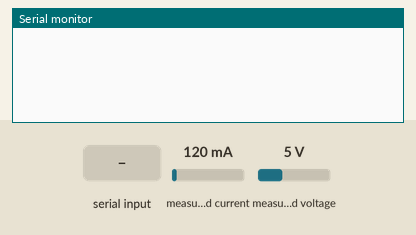
Recording of a program running on a simulated Arduino Nano, built with avr-gcc and run on an emulated ATmega328P. On the bench: the last lines printed to the serial monitor. Inputs (shaded band) come from the test bench; at power-on: measured current 120 mA, measured voltage 5 V.

Above: at 1.2 s.
1.3 s: "90,45\n" received over Serial
At 2.5 s:
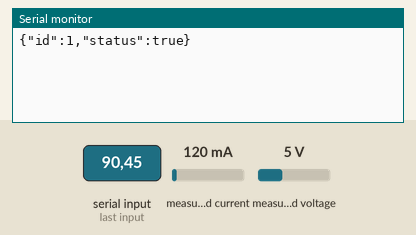
2.8 s: "30,150\n" received over Serial
At 4.3 s:
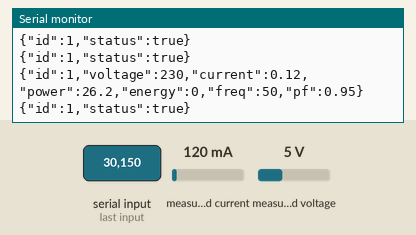

The program:

main.cpp
```cpp
#include <Arduino.h>
#include <ArduinoJson.h>
#include <PZEM004Tv30.h>


#if defined(ESP32)
    #error "Software Serial is not supported on the ESP32"
#endif

/* Use software serial for the PZEM
 * Pin 12 Rx (Connects to the Tx pin on the PZEM)
 * Pin 13 Tx (Connects to the Rx pin on the PZEM)
*/
#if !defined(PZEM_RX_PIN) && !defined(PZEM_TX_PIN)
#define PZEM_RX_PIN 12
#define PZEM_TX_PIN 13
#endif

#define DEV_ID 1

SoftwareSerial pzemSWSerial(PZEM_RX_PIN, PZEM_TX_PIN);
PZEM004Tv30 pzem(pzemSWSerial);

// put function declarations here:
void getVal();
void resetKwh();

void setup() {
  Serial.begin(19200);

}

void loop() {
  if (Serial.available() > 0)
    {
        int commNo = Serial.read()- '0';

        switch (commNo)
        {
        case 1:
            getVal();
            break;
        case 0:
            resetKwh();
            break;

        default:
            break;
        }
    }
}

// put function definitions here:

void getVal(){
  float voltage = pzem.voltage();
  float current = pzem.current();
  float power = pzem.power();
  float energy = pzem.energy();
  float frequency = pzem.frequency();
  float pf = pzem.pf();
  StaticJsonDocument<200> doc;
    doc["id"] = DEV_ID;
    doc["voltage"] = voltage;
    doc["current"] = current;
    doc["power"] = power;
    doc["energy"] = energy;
    doc["freq"] = frequency;
    doc["pf"] = pf;
    serializeJson(doc,Serial);
    Serial.println();
}

void resetKwh(){
  StaticJsonDocument<200> doc;
  bool stat = pzem.resetEnergy();
    doc["id"] = DEV_ID;
    doc["status"] = stat;

    serializeJson(doc,Serial);
    Serial.println();
}
```

Measured:
- after the input at 1.3 s, the serial monitor: prints a new line at once (image 1)
- after the input at 2.8 s, the serial monitor: prints a new line after 0.07 s (image 2)
